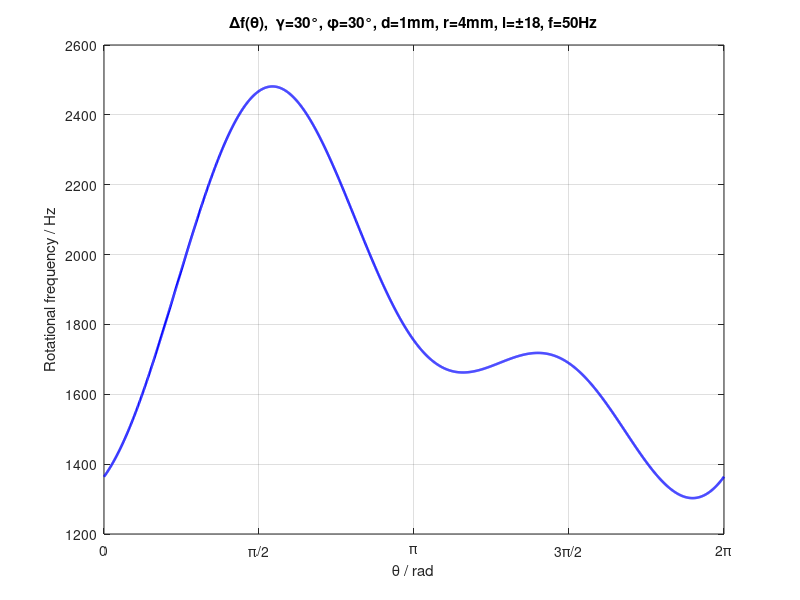
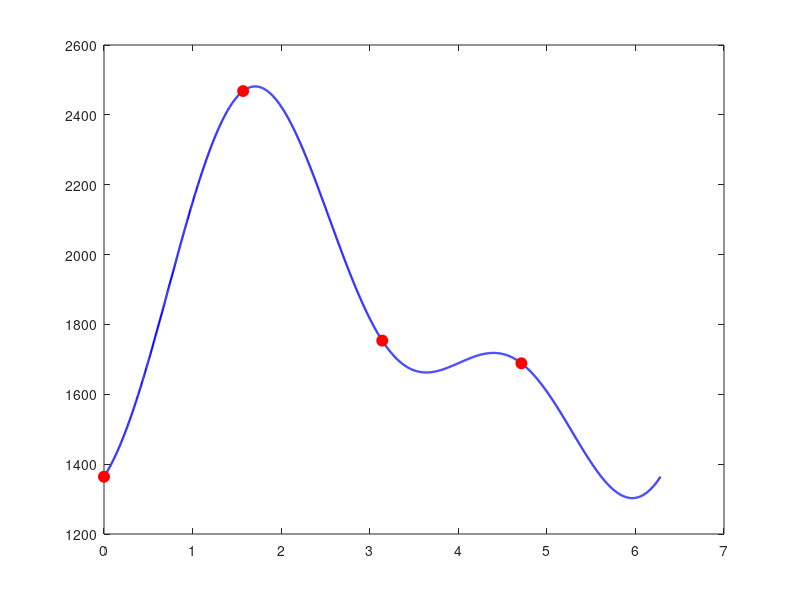

Here is the MATLAB script that generated these plots, in order: (Note: this script raises an error after producing the figures.)
%% 复现《涡旋光任意入射条件下的旋转物体转速探测》
%  红外与激光工程 2021, 50(9): 20210451  丁友, 丁源圣, 邱松, 刘通, 任元
%
%  复现内容:
%    [1] 公式(10) 任意入射条件下旋转多普勒频移分布 Δf(θ)
%    [2] 文献图3: γ=30°, φ=30°, d=1 mm, r=4 mm, l=±18, f=50 Hz
%    [3] 公式(11)(12) 特征点提取旋转频率方法验证
%    [4] 频谱仿真: 垂直入射单峰 vs 任意入射展宽
%
%  输出图: results/fig3_theory_curve.png
%          results/fig_special_points.png
%          results/fig_spectrum_aligned.png
%          results/fig_spectrum_general.png
%          results/fig_cases_compare.png

clear; clc; close all;

%% ============ 基础参数（文献取值） ============
l     = 18;        % 拓扑荷数（叠加态 ±l）
f_rot = 50;        % 物体旋转频率 (Hz)
Omega = 2*pi*f_rot;% 角速度 (rad/s)
r     = 4e-3;      % 涡旋光半径 (m)
d     = 1e-3;      % 光斑中心横向位移 (m)
gamma = 30*pi/180; % 倾斜角
phi   = 30*pi/180; % 光斑中心-旋转中心连线与长轴夹角

base = l*Omega/pi; % 对准入射频移 lΩ/π = 1800 Hz

fprintf('===== 复现开始 =====\n');
fprintf('基准频移 lΩ/π = %.2f Hz\n', base);

%% ============ [1][2] 复现公式(10) 与文献图3 ============
theta = linspace(0, 2*pi, 2001);

% 公式(10): Δf(θ) = (lΩ/π)[ sin²θ/cosγ + cosγ·cos²θ
%                              + (d/r)(sinθ·cosφ − cosθ·sinφ·cosγ) ]
Df = base .* ( sin(theta).^2 / cos(gamma) ...
             + cos(gamma) .* cos(theta).^2 ...
             + (d/r) .* (sin(theta).*cos(phi) - cos(theta).*sin(phi).*cos(gamma)) );

fprintf('频移范围: [%.2f, %.2f] Hz\n', min(Df), max(Df));

% --- 图3 复现 ---
fig = figure('Position', [100 100 720 460], 'Color', 'w');
plot(theta, Df, 'b-', 'LineWidth', 1.8);
xlim([0 2*pi]); xticks(0:pi/2:2*pi);
xticklabels({'0','π/2','π','3π/2','2π'});
grid on; box on;
xlabel('\theta / rad'); ylabel('Rotational frequency / Hz');
title(sprintf('\\Deltaf(\\theta),  \\gamma=30°, \\phi=30°, d=1mm, r=4mm, l=±18, f=%.0fHz', f_rot));
saveas(fig, fullfile('results', 'fig3_theory_curve.png'));
close(fig);

%% ============ [3] 特征点提取方法验证 (公式11,12) ============
% 特殊角度 θ = 0, π/2, π, 3π/2
Df_0    = base*(cos(gamma) - (d/r)*sin(phi)*cos(gamma));
Df_pi2  = base*(1/cos(gamma) + (d/r)*cos(phi));
Df_pi   = base*(cos(gamma) + (d/r)*sin(phi)*cos(gamma));
Df_3pi2 = base*(1/cos(gamma) - (d/r)*cos(phi));

fprintf('\n特征点频移:\n');
fprintf('  θ=0:     %.2f Hz\n', Df_0);
fprintf('  θ=π/2:   %.2f Hz\n', Df_pi2);
fprintf('  θ=π:     %.2f Hz\n', Df_pi);
fprintf('  θ=3π/2:  %.2f Hz\n', Df_3pi2);

% 公式(12) 提取 f_mod（文献: f_mod = lΩ/π）
% 正确形式(几何平均, 对偶点 d 项精确抵消):
%   f_mod = sqrt( (Δf_0+Δf_π)/2  ×  (Δf_π/2+Δf_3π/2)/2 ) = lΩ/π
f_mod = sqrt( ((Df_0 + Df_pi)/2) * ((Df_pi2 + Df_3pi2)/2) );
f_est = f_mod / (2*l);
fprintf('  f_mod = %.4f Hz, 提取转速 f = %.4f Hz (真值 %.2f Hz, 误差 %.4f%%)\n', ...
    f_mod, f_est, f_rot, abs(f_est-f_rot)/f_rot*100);

% --- 特征点图 ---
fig = figure('Position', [100 100 720 460], 'Color', 'w');
plot(theta, Df, 'b-', 'LineWidth', 1.6); hold on;
sp_theta = [0 pi/2 pi 3*pi/2];
sp_val   = [Df_0 Df_pi2 Df_pi Df_3pi2];
plot(sp_theta, sp_val, 'ro', 'MarkerSize', 8, 'MarkerFaceColor', 'r');
yline(base, 'k--', 'LineWidth', 1.2);
text(0.1, base*1.02, 'l\Omega/\pi', 'FontSize', 11);
xlim([0 2*pi]); xticks(0:pi/2:2*pi);
xticklabels({'0','π/2','π','3π/2','2π'});
grid on; box on;
xlabel('\theta / rad'); ylabel('Rotational frequency / Hz');
title('特征点提取: 红点 = θ=0,π/2,π,3π/2 处频移');
legend('Δf(θ)', '特征点', '基准 lΩ/π', 'Location', 'southeast');
saveas(fig, fullfile('results', 'fig_special_points.png'));
close(fig);

%% ============ [4] 频谱仿真: 对准 vs 任意入射 ============
% 散射点模型: 光斑上 Np 个散射点，θ 均匀分布，
% 每点反射信号频率 = 该点旋转多普勒频移 Δf(θ_k)
% 总信号: s(t) = Σ_k exp(i·2π·Δf(θ_k)·t) → 频谱 = 各频移贡献叠加

Np   = 400;        % 散射点数
T    = 2.0;        % 采样时长 s
Fs   = 50e3;       % 采样率
tvec = (0:round(T*Fs)-1) / Fs;

% --- (a) 对准入射: γ=d=φ=0, Δf = lΩ/π 常数 → 单峰 ---
s_aligned = exp(1i*2*pi*base*tvec);  % 单频

% --- (b) 任意入射: Δf(θ) 分布 → 展宽 ---
th_k = (0:Np-1)/Np * 2*pi;
Df_k = base .* ( sin(th_k).^2 / cos(gamma) ...
               + cos(gamma) .* cos(th_k).^2 ...
               + (d/r) .* (sin(th_k).*cos(phi) - cos(th_k).*sin(phi).*cos(gamma)) );
s_general = sum(exp(1i*2*pi*Df_k(:)*tvec), 1);

% 频谱
f_ax = linspace(0, Fs/2, numel(tvec)/2+1);
fft2amp = @(s) abs(fft(s(:))) / numel(s);

P_aligned = fft2amp(s_aligned);
P_aligned = P_aligned(1:numel(f_ax));
P_general = fft2amp(s_general);
P_general = P_general(1:numel(f_ax));

% 理论频移区间
Df_min = min(Df_k); Df_max = max(Df_k);
fprintf('\n任意入射理论频移区间: [%.2f, %.2f] Hz\n', Df_min, Df_max);

% --- 图: 对准入射频谱 ---
fig = figure('Position', [100 100 720 420], 'Color', 'w');
plot(f_ax, 20*log10(P_aligned/max(P_aligned)+eps), 'b-', 'LineWidth', 1.4);
xlim([base-300 base+300]); ylim([-60 2]);
grid on; box on;
xlabel('Frequency / Hz'); ylabel('Relative amplitude / dB');
title(sprintf('对准入射 (\\gamma=d=\\phi=0): 单峰 f = l\\Omega/\\pi = %.0f Hz', base));
saveas(fig, fullfile('results', 'fig_spectrum_aligned.png'));
close(fig);

% --- 图: 任意入射频谱 ---
fig = figure('Position', [100 100 720 420], 'Color', 'w');
plot(f_ax, 20*log10(P_general/max(P_general)+eps), 'b-', 'LineWidth', 1.4); hold on;
xline(Df_min, 'r--', 'LineWidth', 1.4);
xline(Df_max, 'r--', 'LineWidth', 1.4);
xlim([base-900 base+900]); ylim([-60 2]);
grid on; box on;
xlabel('Frequency / Hz'); ylabel('Relative amplitude / dB');
title(sprintf('任意入射 (\\gamma=30°, \\phi=30°, d=1mm): 频谱展宽 [%.0f, %.0f] Hz', Df_min, Df_max));
legend('频谱', '理论频移边界', 'Location', 'northeast');
saveas(fig, fullfile('results', 'fig_spectrum_general.png'));
close(fig);

%% ============ [5] 文献实验四种工况频移曲线对比 ============
% 原文实验工况（电机设定 53 Hz, l=±18）:
%   工况1(对准): γ≈0,  d=0,   φ=0    实验频移 1906.74 Hz -> 52.96 Hz (<0.1%)
%   工况2:       γ=20°, d=0,   φ=0    实验峰 f_max=2012, f_min=1801
%   工况3:       γ=20°, d=1mm, φ=0    特征: Δf0=Δfπ=1804, f_max=2514, f_min=1538
%   工况4:       γ=20°, d=1mm, φ=30°  特征: 2443/2018/1591/1640
f_rot_exp = 53;                 % 实验电机设定频率 (Hz)
Omega_exp = 2*pi*f_rot_exp;
base_exp  = l*Omega_exp/pi;     % 叠加态对准频移 lΩ/π = 1908 Hz

% 原文实验特征频移（从图5/图6读出）
exp_cases = {
    struct('tag','工况2: γ=20°,d=0,φ=0',    'g',20,'d',0,   'p',0,  'spec',[2012 1801], 'fmod',1903.58, 'fest',52.88, 'err',0.23, 'feat',[1801 2012 1801 2012]);
    struct('tag','工况3: γ=20°,d=1mm,φ=0',  'g',20,'d',1e-3,'p',0,  'spec',[2514 1538], 'fmod',1911.78, 'fest',53.11, 'err',0.21, 'feat',[1804 2514 1804 1538]);
    struct('tag','工况4: γ=20°,d=1mm,φ=30°','g',20,'d',1e-3,'p',30, 'spec',[2443 2018 1591 1640], 'fmod',1919.35, 'fest',53.32, 'err',0.6, 'feat',[2018 2443 1591 1640]);
};

fprintf('\n===== [5] 原文实验四种工况理论验证 =====\n');
fprintf('叠加态对准频移 lΩ/π = %.2f Hz (Ω=2π×53)\n\n', base_exp);

fig = figure('Position', [100 100 860 620], 'Color', 'w');
cols = lines(4);
hold on;
% 工况1 对准
plot(theta, base_exp*ones(size(theta)), '-', 'Color', cols(1,:), 'LineWidth', 1.8, 'DisplayName', '对准 γ≈0');
% 工况2-4 理论曲线 + 实验特征点
for k = 1:numel(exp_cases)
    c = exp_cases{k};
    g_ = c.g*pi/180; d_ = c.d; p_ = c.p*pi/180;
    Df_k2 = base_exp .* ( sin(theta).^2/cos(g_) + cos(g_).*cos(theta).^2 ...
                        + (d_/r).*(sin(theta).*cos(p_) - cos(theta).*sin(p_).*cos(g_)) );
    plot(theta, Df_k2, '-', 'Color', cols(k+1,:), 'LineWidth', 1.6, 'DisplayName', sprintf('\\gamma=%d°, d=%dmm, \\phi=%d°', c.g, c.d*1000, c.p));
    % 理论特征点值
    Df_th = base_exp * [ (cos(g_) - (d_/r)*sin(p_)*cos(g_)), ...
                         (1/cos(g_) + (d_/r)*cos(p_)), ...
                         (cos(g_) + (d_/r)*sin(p_)*cos(g_)), ...
                         (1/cos(g_) - (d_/r)*cos(p_)) ];
    % 实验特征点（红点）
    th_feat = [0 pi/2 pi 3*pi/2];
    for j = 1:numel(c.feat)
        plot(th_feat(j), c.feat(j), 'o', 'Color', cols(k+1,:), 'MarkerSize', 7, 'MarkerFaceColor', cols(k+1,:));
    end
    % 打印理论特征值与实验值对照
    fprintf('%s\n', c.tag);
    fprintf('  理论特征值: θ=0:%.1f  θ=π/2:%.1f  θ=π:%.1f  θ=3π/2:%.1f Hz\n', Df_th(1), Df_th(2), Df_th(3), Df_th(4));
    fprintf('  实验特征值: %s Hz\n', num2str(c.feat, '%.0f '));
    % 复算 f_mod 与转速误差（公式12 几何平均）
    f_mod_c = sqrt( ((c.feat(1)+c.feat(3))/2) * ((c.feat(2)+c.feat(4))/2) );
    f_est_c = f_mod_c/(2*l);
    err_c   = abs(f_est_c - f_rot_exp)/f_rot_exp*100;
    fprintf('  复算 f_mod=%.2f Hz (原文 %.2f), f=%.2f Hz (原文 %.2f), 误差 %.2f%% (原文 %.2f%%)\n\n', ...
        f_mod_c, c.fmod, f_est_c, c.fest, err_c, c.err);
end
xlim([0 2*pi]); xticks(0:pi/2:2*pi);
xticklabels({'0','π/2','π','3π/2','2π'});
grid on; box on;
xlabel('\theta / rad'); ylabel('Rotational frequency / Hz');
title('文献实验四种工况理论频移曲线与实验特征点 (l=±18, f=53Hz)');
legend('Location', 'southeast');
saveas(fig, fullfile('results', 'fig_cases_compare.png'));
close(fig);

%% ============ [6] 对准工况实验验证 ============
% 原文图5: 对准入射实验频移 1906.74 Hz -> f=52.96 Hz (误差<0.1%)
f_detect = 1906.74;
f_est_aligned = f_detect/(2*l);
fprintf('\n===== [6] 对准工况 (原文图5) =====\n');
fprintf('实验频移 %.2f Hz -> f=%.2f Hz (设定 53 Hz, 误差 %.2f%%)\n\n', ...
    f_detect, f_est_aligned, abs(f_est_aligned-53)/53*100);

fprintf('\n===== 复现完成，图片已保存到 results/ =====\n');
